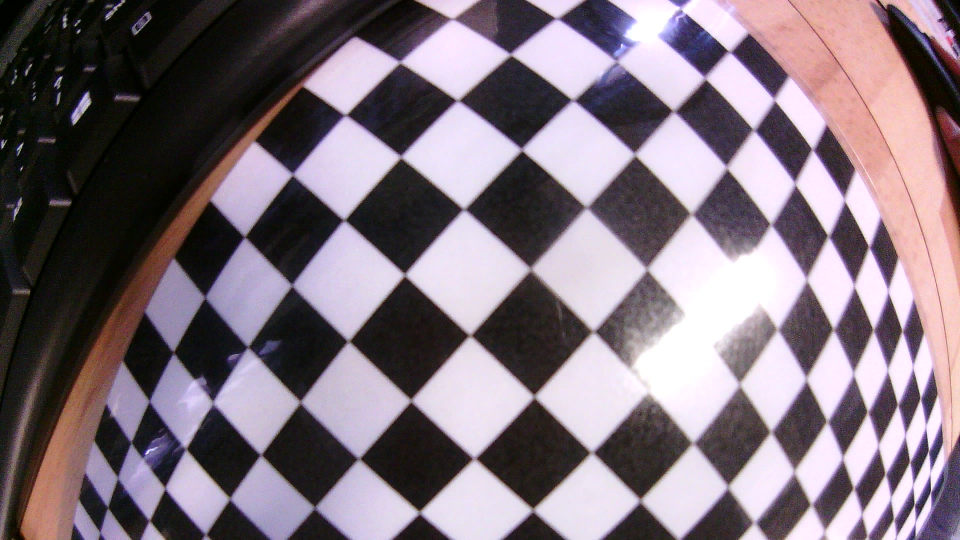
#> input picture top_side/camera_calibration/WIN_20260410_09_26_25_Pro.jpg, 1920 x 1080 px (shown at 1/2 size); its folder holds 5 pictures in this run
$ python cameracalibrationbak.py
#> lines starting #> are read from the running program, lines starting #| are printed output that depends on the picture
import glob
import os

import cv2 as cv
import numpy as np


# Change to the script's directory so relative paths work.
BASE_DIR = os.path.dirname(os.path.abspath(__file__))
os.chdir(BASE_DIR)


########################
# ChArUco Board Settings
########################

# These settings must match the physical ChArUco board you print/use.
# squares_x and squares_y are the number of chessboard squares, not corners.
SQUARES_X = 7
SQUARES_Y = 5

# Use your real printed board measurements here. Units can be inches, cm, or mm,
# but square_length and marker_length must use the same unit.
SQUARE_LENGTH = 1.0
MARKER_LENGTH = 0.75

# Use the same dictionary that was used to create/print the ChArUco board.
ARUCO_DICTIONARY = cv.aruco.DICT_6X6_250

# Minimum detected ChArUco corners needed before using a photo for calibration.
MIN_CHARUCO_CORNERS = 6

# Turn this on if you want preview windows while the script runs.
SHOW_DETECTIONS = False


def get_aruco_dictionary(dictionary_id):
    if hasattr(cv.aruco, "getPredefinedDictionary"):
        return cv.aruco.getPredefinedDictionary(dictionary_id)
    return cv.aruco.Dictionary_get(dictionary_id)


def create_charuco_board(dictionary):
    if hasattr(cv.aruco, "CharucoBoard"):
        size = (SQUARES_X, SQUARES_Y)
        return cv.aruco.CharucoBoard(size, SQUARE_LENGTH, MARKER_LENGTH, dictionary)
    return cv.aruco.CharucoBoard_create(
        SQUARES_X,
        SQUARES_Y,
        SQUARE_LENGTH,
        MARKER_LENGTH,
        dictionary,
    )


def create_detector_parameters():
    if hasattr(cv.aruco, "DetectorParameters"):
        return cv.aruco.DetectorParameters()
    return cv.aruco.DetectorParameters_create()


def detect_markers(gray, dictionary, detector_params):
    if hasattr(cv.aruco, "ArucoDetector"):
        detector = cv.aruco.ArucoDetector(dictionary, detector_params)
        return detector.detectMarkers(gray)

    return cv.aruco.detectMarkers(
        gray,
        dictionary,
        parameters=detector_params,
    )


def detect_charuco_corners(gray, board, dictionary, detector_params):
    if hasattr(cv.aruco, "CharucoDetector"):
        detector = cv.aruco.CharucoDetector(board)
        charuco_corners, charuco_ids, marker_corners, marker_ids = detector.detectBoard(gray)
    else:
        marker_corners, marker_ids, _ = detect_markers(gray, dictionary, detector_params)

        if marker_ids is None or len(marker_ids) == 0:
            return False, marker_corners, marker_ids, None, None

        _, charuco_corners, charuco_ids = cv.aruco.interpolateCornersCharuco(
            marker_corners,
            marker_ids,
            gray,
            board,
        )

    if marker_ids is None or len(marker_ids) == 0:
        return False, marker_corners, marker_ids, None, None

    found = (
        charuco_corners is not None
        and charuco_ids is not None
        and len(charuco_corners) >= MIN_CHARUCO_CORNERS
    )
    return found, marker_corners, marker_ids, charuco_corners, charuco_ids


def get_board_object_points(board, charuco_ids):
    if hasattr(board, "getChessboardCorners"):
        all_object_points = board.getChessboardCorners()
    else:
        all_object_points = board.chessboardCorners

    return np.array([all_object_points[int(point_id[0])] for point_id in charuco_ids], dtype=np.float32)


def main():
    if not hasattr(cv, "aruco"):
        raise RuntimeError("OpenCV ArUco module not found. Install opencv-contrib-python.")

    dictionary = get_aruco_dictionary(ARUCO_DICTIONARY)
    board = create_charuco_board(dictionary)
    detector_params = create_detector_parameters()

    all_charuco_corners = []
    all_charuco_ids = []
    object_points = []
    image_points = []
    frame_size = None

    images = sorted(glob.glob(os.path.join(BASE_DIR, "WIN*.jpg")))
    if not images:
        images = sorted(glob.glob(os.path.join(BASE_DIR, "W*.jpg")))
    images = [
        image_path
        for image_path in images
        if not image_path.lower().endswith("_charuco_detected.jpg")
    ]

    print(f"Calibration images found: {len(images)}")

    for image_path in images:
        print(image_path)
        img = cv.imread(image_path)
#> img is the input picture: shape (1080, 1920, 3); mean B, G, R 124.9, 115.2, 128.5
        if img is None:
            print("  skipped: could not read image")
            continue

        gray = cv.cvtColor(img, cv.COLOR_BGR2GRAY)
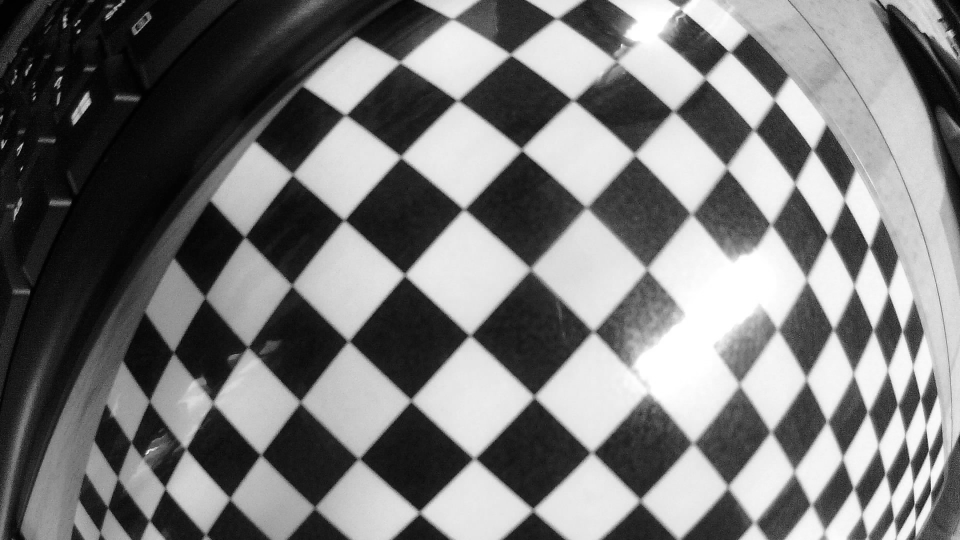
#> gray: shape (1080, 1920) (shown at 1/2 size); min 0, max 255, mean 120.3
        frame_size = gray.shape[::-1]
#> frame_size = (1920, 1080)

        found, marker_corners, marker_ids, charuco_corners, charuco_ids = detect_charuco_corners(
            gray,
            board,
            dictionary,
            detector_params,
        )
#> in detect_charuco_corners, `charuco_corners, charuco_ids, marker_corners, marker_ids = detector.de..`: marker_corners = ()
#> found = False; marker_corners = ()

        marker_count = 0 if marker_ids is None else len(marker_ids)
#> marker_count = 0
        corner_count = 0 if charuco_corners is None else len(charuco_corners)
#> corner_count = 0
        print(f"  markers: {marker_count}, charuco corners: {corner_count}, usable: {found}")
#|   markers: 0, charuco corners: 0, usable: False

        if not found:
            continue

        all_charuco_corners.append(charuco_corners)
        all_charuco_ids.append(charuco_ids)
        object_points.append(get_board_object_points(board, charuco_ids))
        image_points.append(charuco_corners)

        cv.aruco.drawDetectedMarkers(img, marker_corners, marker_ids)
        cv.aruco.drawDetectedCornersCharuco(img, charuco_corners, charuco_ids)
        preview_path = os.path.splitext(image_path)[0] + "_charuco_detected.jpg"
        cv.imwrite(preview_path, img)

        if SHOW_DETECTIONS:
            cv.imshow("ChArUco detection", img)
            cv.waitKey(500)
#> pass 2 of the loop in main, `for image_path in images:`:
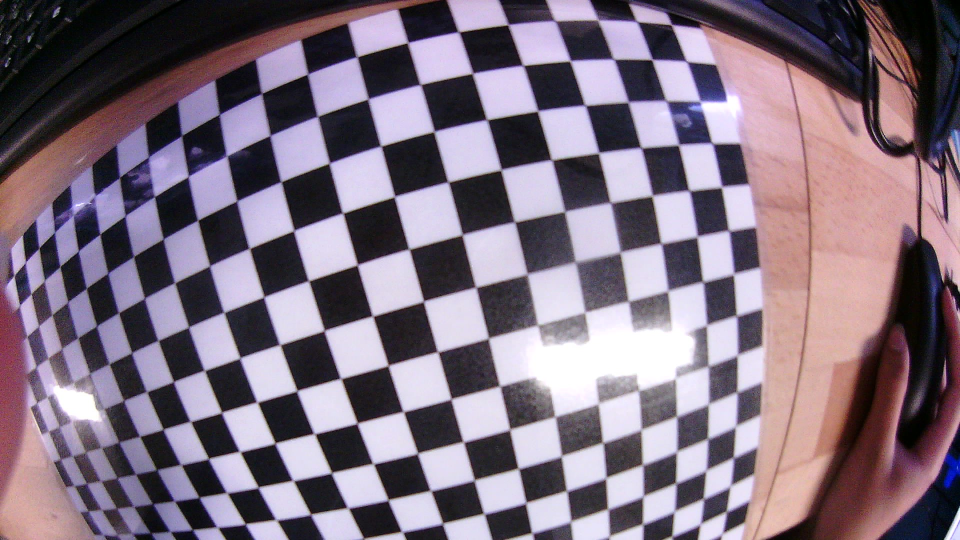
#> input picture top_side/camera_calibration/WIN_20260410_09_26_43_Pro.jpg, 1920 x 1080 px (shown at 1/2 size)
#> in main, img is the input picture: shape (1080, 1920, 3); mean B, G, R 127.3, 112.7, 127.3
#> in main, `gray = cv.cvtColor(img, cv.COLOR_BGR2GRAY)`:
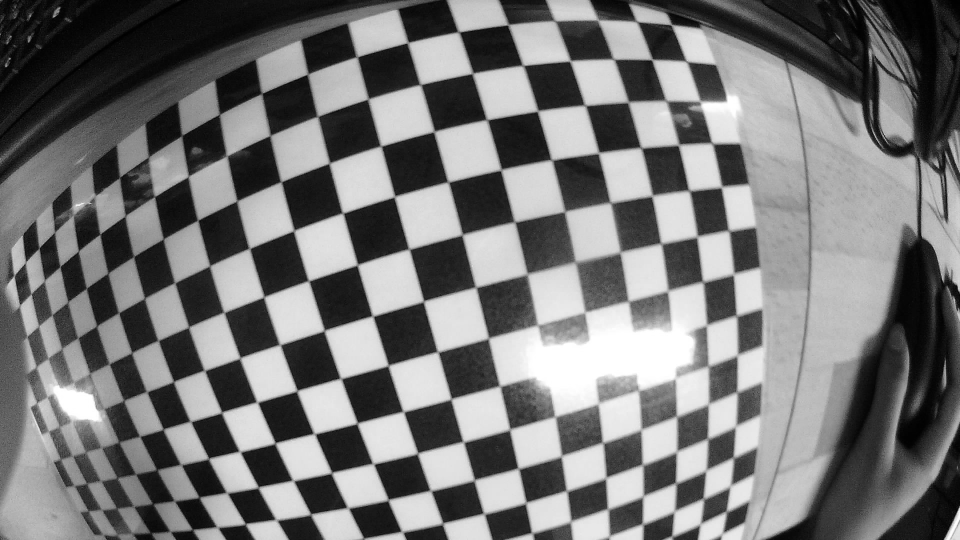
#> gray: shape (1080, 1920) (shown at 1/2 size); min 0, max 255, mean 118.7
#|   markers: 0, charuco corners: 0, usable: False
#> pass 3 of the loop in main, `for image_path in images:`:
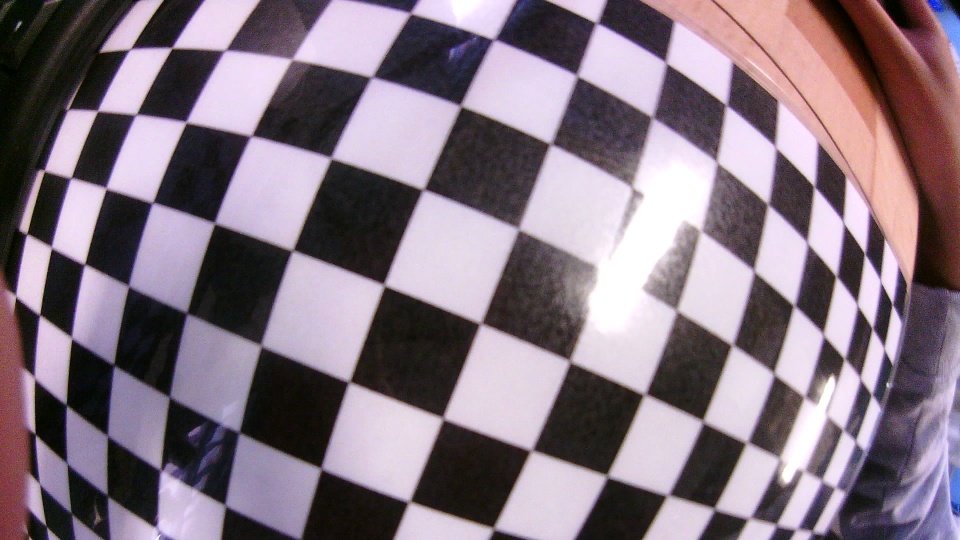
#> input picture top_side/camera_calibration/WIN_20260410_09_27_05_Pro.jpg, 1920 x 1080 px (shown at 1/2 size)
#> in main, img is the input picture: shape (1080, 1920, 3); mean B, G, R 129.5, 117.9, 132.9
#> in main, `gray = cv.cvtColor(img, cv.COLOR_BGR2GRAY)`:
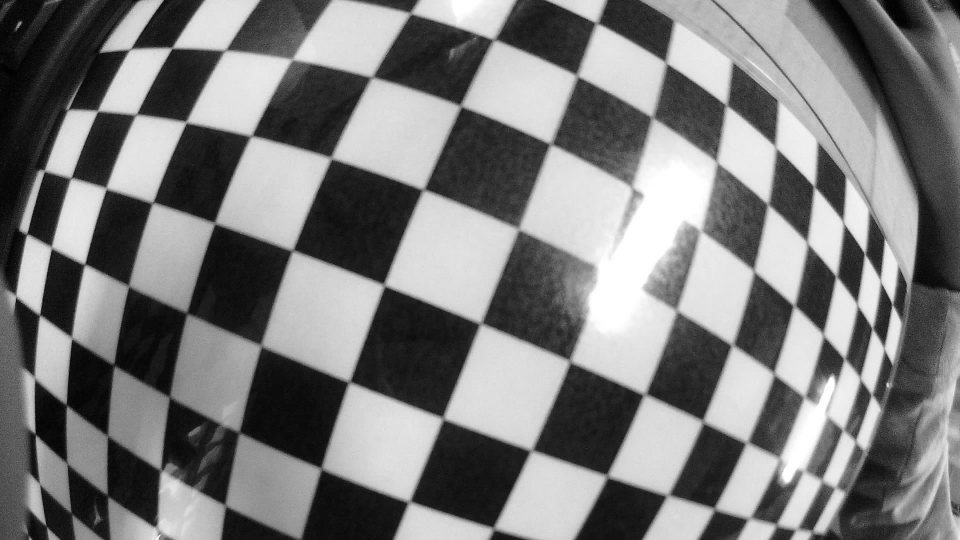
#> gray: shape (1080, 1920) (shown at 1/2 size); min 0, max 255, mean 123.7
#|   markers: 0, charuco corners: 0, usable: False
#> the loop made 4 passes; the first 3 are shown

    cv.destroyAllWindows()

    if len(all_charuco_corners) == 0:
#> (the run stopped early here; a loop or call above may not have finished)
